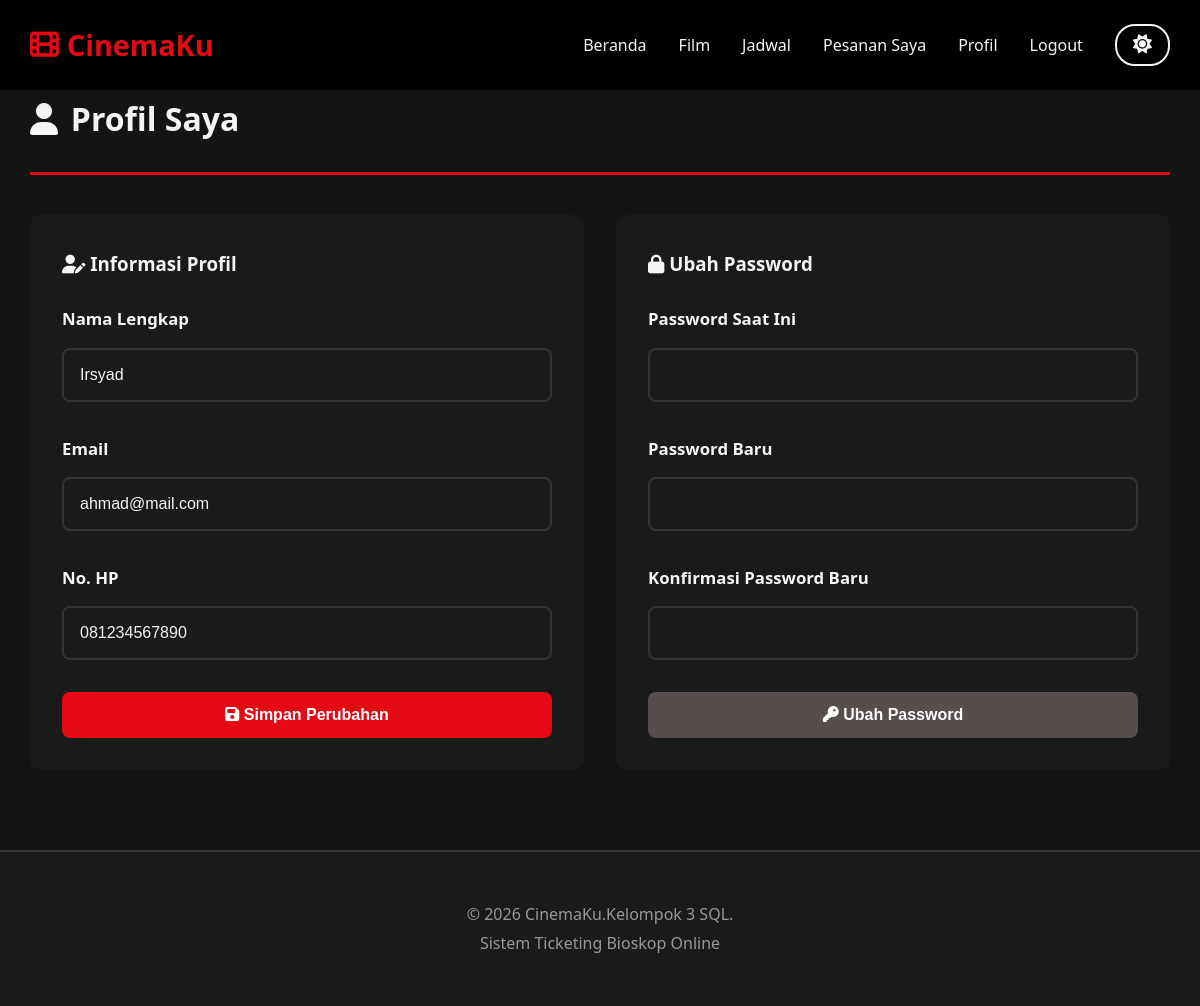
Screenshot of /ticketing_bioskop/profile.php (signed in) with the database file from the repository.
### tables this page shows
CREATE TABLE `pengguna` (
  `id_pengguna` int(11) NOT NULL,
  `nama` varchar(100) NOT NULL,
  `email` varchar(100) DEFAULT NULL,
  `no_hp` varchar(20) DEFAULT NULL,
  `password` varchar(255) NOT NULL DEFAULT '',
  `is_admin` tinyint(1) NOT NULL DEFAULT 0,
  `created_at` timestamp NOT NULL DEFAULT current_timestamp()
);

### ticketing_bioskop/includes/functions.php (called while the page is built, shortened)
<?php
function sanitize($data) {
    return htmlspecialchars(strip_tags(trim($data)), ENT_QUOTES, 'UTF-8');
}
?>

### ticketing_bioskop/profile.php (the view, shortened to what this page needs)
<?php
require_once 'includes/header.php';
$user_id = $_SESSION['user_id'];
$query = "SELECT * FROM pengguna WHERE id_pengguna = :id_pengguna";
$stmt = $conn->prepare($query);
$stmt->bindParam(':id_pengguna', $user_id, PDO::PARAM_INT);
$stmt->execute();
$user = $stmt->fetch(PDO::FETCH_ASSOC);
?>
<div class="page-header">
    <h2><i class="fas fa-user"></i> Profil Saya</h2>
</div>
<div style="display: grid; grid-template-columns: repeat(auto-fit, minmax(400px, 1fr)); gap: 2rem;">
    <div style="background: #1a1a1a; padding: 2rem; border-radius: 10px;">
        <h3 style="margin-bottom: 1.5rem;"><i class="fas fa-user-edit"></i> Informasi Profil</h3>
        <form method="POST">
            <div class="form-group">
                <label>Nama Lengkap</label>
                <input type="text" name="nama" class="form-control" required
                       value="<?php echo sanitize($user['nama']); ?>">
            </div>
            <div class="form-group">
                <label>Email</label>
                <input type="email" name="email" class="form-control" required
                       value="<?php echo sanitize($user['email']); ?>">
            </div>
            <div class="form-group">
                <label>No. HP</label>
                <input type="text" name="no_hp" class="form-control" required
                       value="<?php echo sanitize($user['no_hp']); ?>">
            </div>
            <button type="submit" class="btn" style="width: 100%;">
                <i class="fas fa-save"></i> Simpan Perubahan
            </button>
        </form>
    </div>
    <div style="background: #1a1a1a; padding: 2rem; border-radius: 10px;">
        <h3 style="margin-bottom: 1.5rem;"><i class="fas fa-lock"></i> Ubah Password</h3>
        <form method="POST">
            <div class="form-group">
                <label>Password Saat Ini</label>
                <input type="password" name="current_password" class="form-control" required>
            </div>
            <div class="form-group">
                <label>Password Baru</label>
                <input type="password" name="new_password" class="form-control" required>
            </div>
            <div class="form-group">
                <label>Konfirmasi Password Baru</label>
                <input type="password" name="confirm_password" class="form-control" required>
            </div>
            <button type="submit" class="btn btn-secondary" style="width: 100%;">
                <i class="fas fa-key"></i> Ubah Password
            </button>
        </form>
    </div>
</div>
<?php require_once 'includes/footer.php'; ?>

### ticketing_bioskop/assets/css/style.css (style rules this page uses)
* { margin: 0; padding: 0; box-sizing: border-box; }
:root { --primary: #e50914; --secondary: #564d4d; --dark: #141414; --light: #f5f5f5; --success: #46d369; --warning: #ffa500; --bg-main: #141414; --bg-card: #1a1a1a; --bg-navbar: rgba(0,0,0,0.95); --text-main: #f5f5f5; --text-secondary: #999; --border-color: #333; }
body { font-family: 'Segoe UI', Tahoma, Geneva, Verdana, sans-serif; background: var(--bg-main); color: var(--text-main); line-height: 1.8; transition: all 0.3s ease; }
.page-header { margin-bottom: 2.5rem; padding-bottom: 1rem; border-bottom: 3px solid var(--primary); }
.page-header h2 { font-size: 2rem; margin-bottom: 0.5rem; display: flex; align-items: center; gap: 0.8rem; }
.btn { display: inline-block; padding: 0.9rem 2rem; background: var(--primary); color: white; text-decoration: none; border-radius: 8px; border: none; cursor: pointer; transition: all 0.3s; font-weight: 600; font-size: 1rem; text-align: center; }
.btn-secondary { background: var(--secondary); }
.form-group { margin-bottom: 2rem; }
.form-group label { display: block; margin-bottom: 0.8rem; font-weight: 600; font-size: 1.05rem; }
.form-control { width: 100%; padding: 1rem; border: 2px solid var(--border-color); background: var(--bg-card); color: var(--text-main); border-radius: 8px; font-size: 1rem; transition: all 0.3s; }

### rows the page displays
pengguna: nama "Irsyad", email "ahmad@mail.com", no_hp "081234567890"
